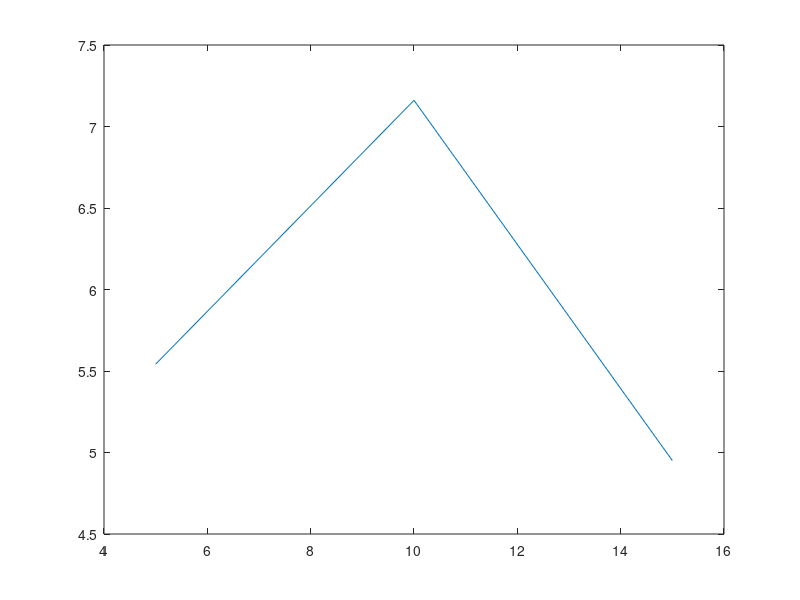

This figure's MATLAB source:
% prelucreaza datele despre SARS, virus in secretii. din fig.4 din 
% "Clinical progression and viral load in a community
% outbreak of coronavirus-associated SARS pneumonia: a prospective study"

% SARS sampled in nasopharingeal aspirate
% at 5, 10 and 15 days after symptom onset
% in log10(copies/ml nasopharingeal aspirate)

clear
clc

load sars
a = nan(12, 3);
i = 9;
for i = 1:9
    s = strcat('Data00', int2str(i),'(:,2)')
    a(i,:) = eval(s);
end

for i = 10:12
    s = strcat('Data0', int2str(i),'(:,2)')
    a(i,:) = eval(s);
end


a
t = [5 10 15];
plot(t, mean(a))

save('sars_out.mat', 'a', 't');
